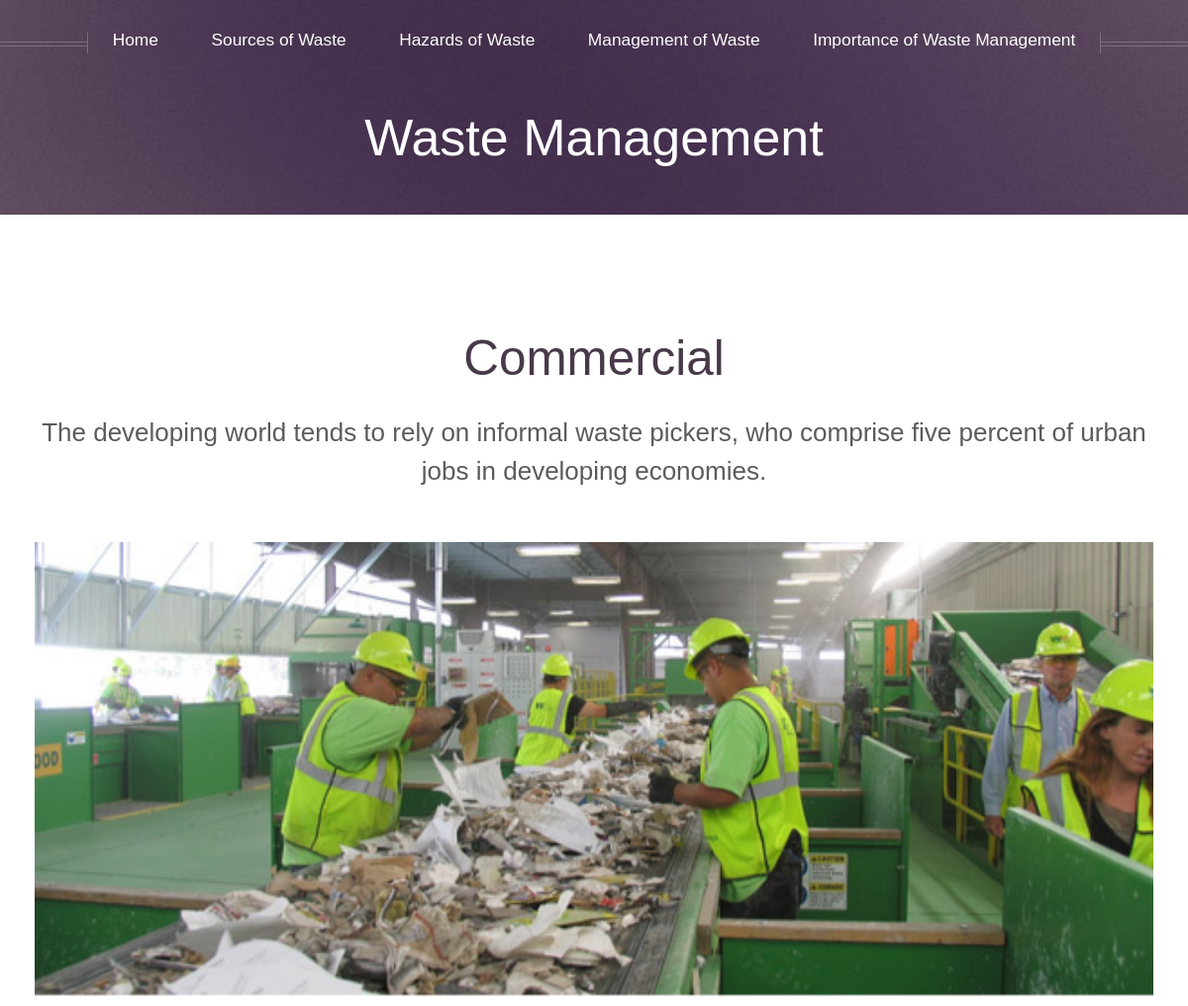
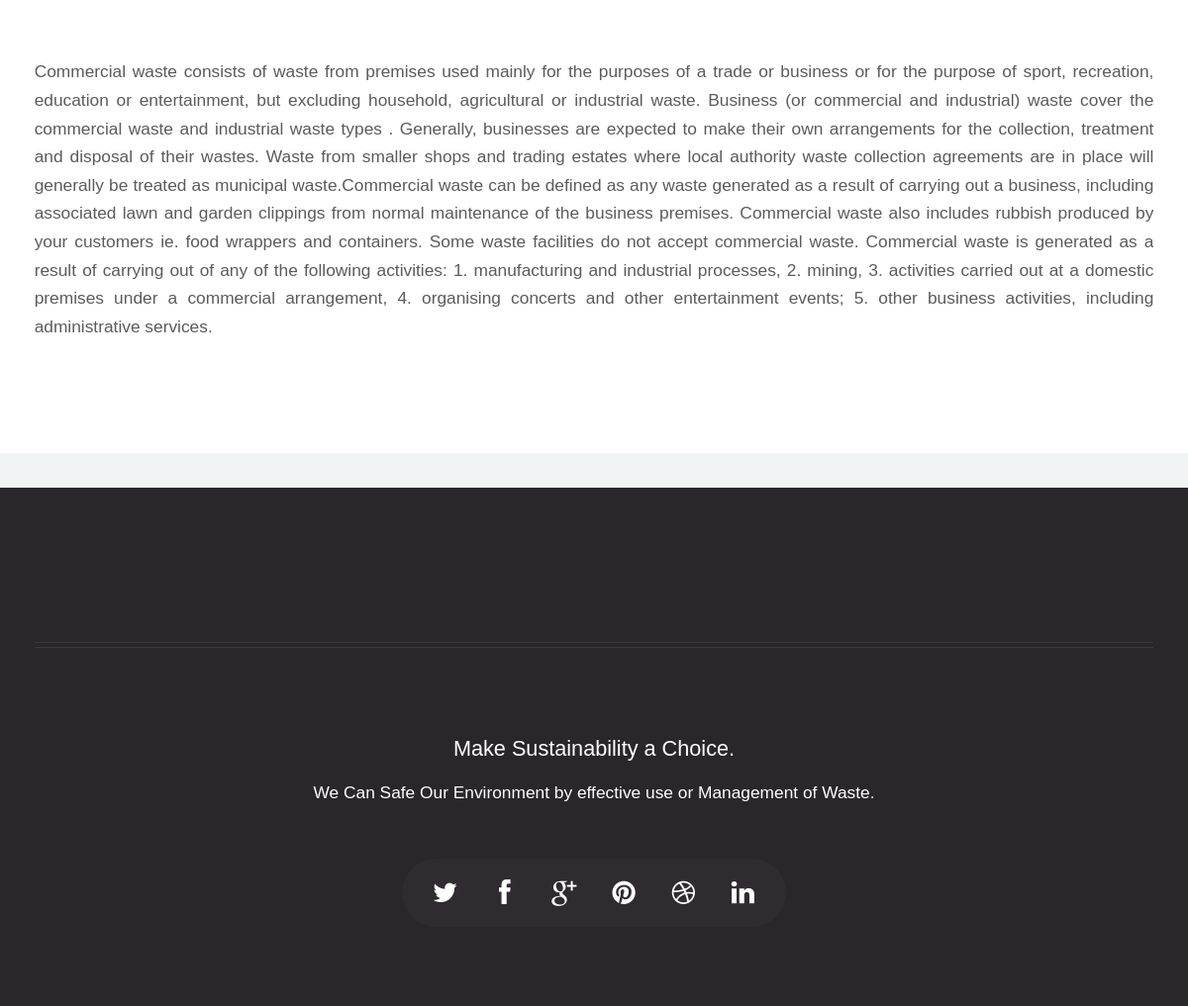
Page /submenu.php?p_id=1 on the committed database (2 pictures, top to bottom).
### tables this page shows
CREATE TABLE `tbl_content` (
  `content_id` int(10) NOT NULL,
  `content` text NOT NULL,
  `page_id` int(10) NOT NULL
);

CREATE TABLE `tbl_pages` (
  `page_id` int(10) NOT NULL,
  `page_name` text NOT NULL,
  `int_parent` int(10) NOT NULL
);

### submenu.php (the view, shortened to what this page needs)
<?php
	include_once("db/config.php");
	$page_title = '';
	$page_content = '';
	if(isset($_REQUEST["p_id"])){
		$page_id = $_REQUEST["p_id"];
		$query = "SELECT t1.page_name,t2.* FROM tbl_pages t1 INNER JOIN tbl_content t2 ON t1.page_id = $page_id and t1.page_id = t2.page_id";
		$result = $con->query($query);
		$row = mysqli_fetch_array($result);
		if($row != false){
			$page_title = $row["page_name"];
			$page_content = mysqli_real_escape_string($con,$row["content"]);
		}
	}
	else{
	}
?>
<!DOCTYPE HTML>
<html>
<head>
<?php include_once("files/script.php"); ?>
</head>
<body class="no-sidebar">
<div id="header">
  <div class="inner">
    <header>
      <h1><a href="index.php" id="logo">Waste Management</a></h1>
    </header>
  </div>
  <?php include_once("files/header.php"); ?>
</div>
<div class="wrapper style1">
  <div class="container">
    <div class="row">
      <div class="12u skel-cell-mainContent" id="content">
        <article id="main" class="special">
          <header>
            <h2><?php echo ucwords($page_title); ?></h2>
            <span class="byline"> The developing world tends to rely on informal waste pickers, who comprise five percent of urban jobs in developing economies. </span> </header>
          <a href="#" class="image featured"><img src="images/pic35.jpg" alt=""></a>
           <p><?php echo $page_content; ?></p>
      </div>
    </div>
  </div>
</div>
<div id="footer">
  <?php include_once("files/footer.php"); ?>
</div>
</body>
</html>

### css/style.css (style rules this page uses)
body { background: #f0f4f4; color: #5b5b5b; font-family: 'Source Sans Pro', sans-serif; font-weight: 300; }
body,input,textarea,select { font-size: 15pt; line-height: 1.85em; }
h1,h2,h3,h4,h5,h6 { font-weight: 400; color: #483949; line-height: 1.25em; }
h1 a, h2 a, h3 a, h4 a, h5 a, h6 a { color: inherit; text-decoration: none; border-bottom-color: transparent; }
h2 { font-size: 2.85em; }
.byline { display: block; font-size: 1.5em; margin-top: 1em; line-height: 1.5em; }
a { color: inherit; border-bottom: solid 1px rgba(128,128,128,0.15); text-decoration: none; -moz-transition: background-color 0.35s ease-in-out, color 0.35s ease-in-out, border-bottom-color 0.35s ease-in-out; -webkit-transition: background-color 0.35s ease-in-out, color 0.35s ease-in-out, border-bottom-color 0.35s ease-in-out; -o-transition: background-color 0.35s ease-in-out, color 0.35s ease-in-out, border-bottom-color 0.35s ease-in-out; -ms-transition: background-color 0.35s ease-in-out, color 0.35s ease-in-out, border-bottom-color 0.35s ease-in-out; transition: background-color 0.35s ease-in-out, color 0.35s ease-in-out, border-bottom-color 0.35s ease-in-out; }
p, ul, ol, dl, table { margin-bottom: 1em; }
p { text-align: justify; }
header { margin: 0 0 1em 0; }
header .byline { margin-bottom: 2em; }
section, article { margin-bottom: 3em; }
section > :last-child, article > :last-child { margin-bottom: 0; }
section:last-child, article:last-child { margin-bottom: 0; }
section.special > header, section.special > footer, article.special > header, article.special > footer { text-align: center; }
.image { position: relative; display: inline-block; border: 0; outline: 0; }
.image img { display: block; width: 100%; }
.image.featured { display: block; width: 100%; margin: 0 0 4em 0; }
.wrapper { background: #fff; margin: 0 0 2em 0; padding: 6em 0 6em 0; }
#header { position: relative; background-image: url('../images/header.jpg'); background-size: cover; background-position: center center; background-attachment: fixed; color: #fff; text-align: center; padding: 2.5em 0 2em 0; cursor: default; }
#header .inner { position: relative; z-index: 1; margin: 0; padding: 4em 0 0 0; }
#header h1 { color: #fff; font-size: 3em; line-height: 1em; }
#header h1 a { color: inherit; }
#header header { display: inline-block; }
#footer { position: relative; overflow: hidden; padding: 6em 0 6em 0; background: #2b252c; color: #fff; }

### css/style-wide.css (style rules this page uses)
body,input,textarea,select { font-size: 14pt; line-height: 1.75em; }

### css/style-normal.css (style rules this page uses)
.wrapper { padding-left: 2em; padding-right: 2em; }
#header .inner { padding-left: 2em; padding-right: 2em; }
#footer { padding-left: 2em; padding-right: 2em; }

### css/style-narrower.css (style rules this page uses)
body,input,textarea,select { font-size: 13pt; line-height: 1.65em; }
#footer { padding: 4em 2em 4em 2em; }

### rows in the picture
tbl_content: page.page_name "Commercial", content "Commercial waste consists of waste from premises used mainly for the purposes of a trade or business or for the purpose of sport, recreation, education or entertainment, but excluding household, agricultural or industrial waste. Business (or commercial and industrial) waste cover the commercial waste and industrial waste types . Generally, businesses are expected to make their own arrangements for the collection, treatment and disposal of their wastes. Waste from smaller shops and trading estates where local authority waste collection agreements are in place will generally be treated as municipal waste.Commercial waste can be defined as any waste generated as a result of carrying out a…"
